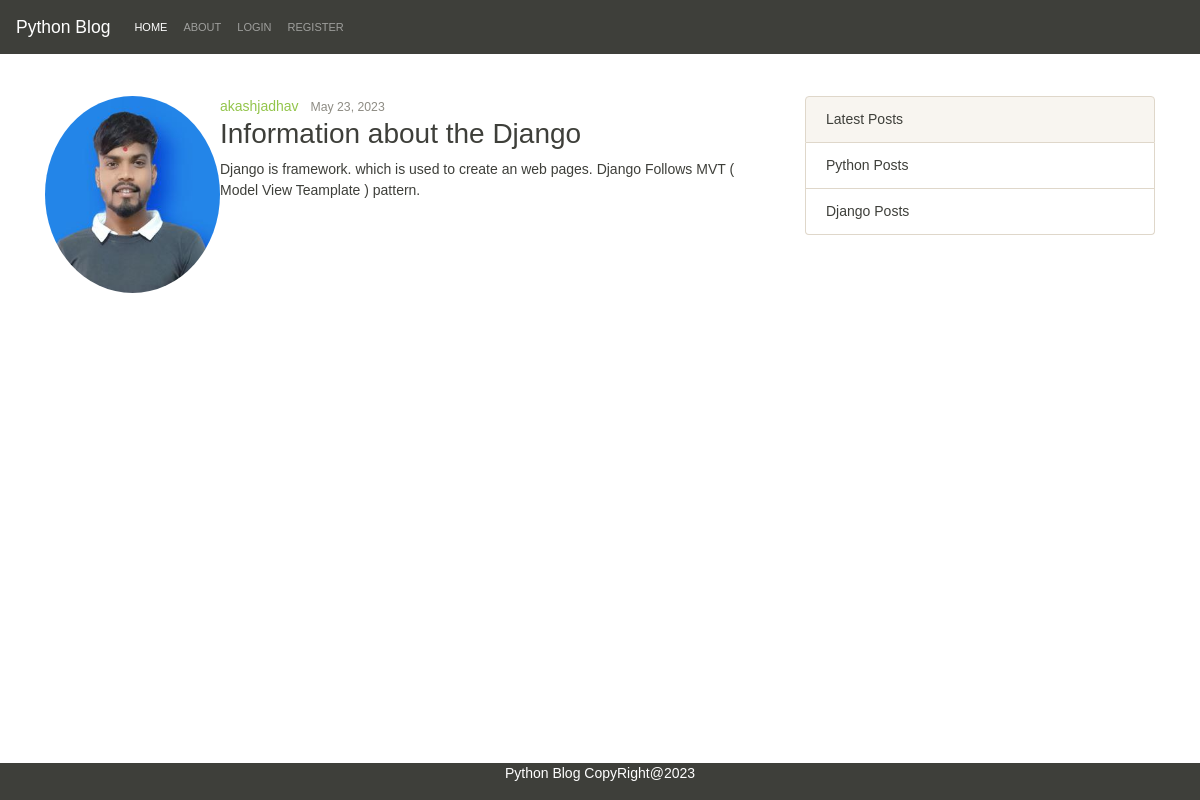
The app's page /post/4 with its own data.
### Blog/models.py (models this page shows, shortened)
class Post(models.Model):
    post=models.CharField(max_length=100)
    title=models.CharField(max_length=100)
    content=models.TextField()
    date_posted=models.DateTimeField(default=timezone.now)
    author=models.ForeignKey(User,on_delete=models.CASCADE)

### Users/models.py (models this page shows, shortened)
class Profile(models.Model):
    user = models.OneToOneField(User, on_delete=models.CASCADE)
    image = models.ImageField(default='profile_pics/default.jpg',upload_to='profile_pics')

### Blog/views.py (the view)
# urls.py: path('post/<int:pk>',PostDetailView.as_view(),name='post-detail'),
class PostDetailView(DetailView):
    model= Post
    template_name= 'post_detail.html' # <app>/<model>_<viewtype>.html

### Blog/templates/post_detail.html (shortened to what this page needs)
{% extends "base.html" %}
{% block content %}
<article class="media content-section">
    <img class="rounded-circle article-img" style='width:175px' src="{{ object.author.profile.image.url }}">
    <div class="media-body">
        <div class="article-metadata">
            <a class="mr-2" href="#">{{ object.author }}</a>
            <small class="text-muted">{{ object.date_posted|date:"F d, Y" }}</small>
        </div>
        <h2 class="article-title">{{ object.title }}</h2>
        <p class="article-content">{{ object.content }}</p>
    </div>
</article>
{% endblock content %}

### templates/base.html (style rules this page uses)
body { font-family: Arial, sans-serif; }

### records on screen
Post: author.profile.image (picture), author "akashjadhav", date_posted "May 23, 2023", title "Information about the Django", content "Django is framework. which is used to create an web pages. Django Follows MVT ( Model View Teamplate ) pattern."
